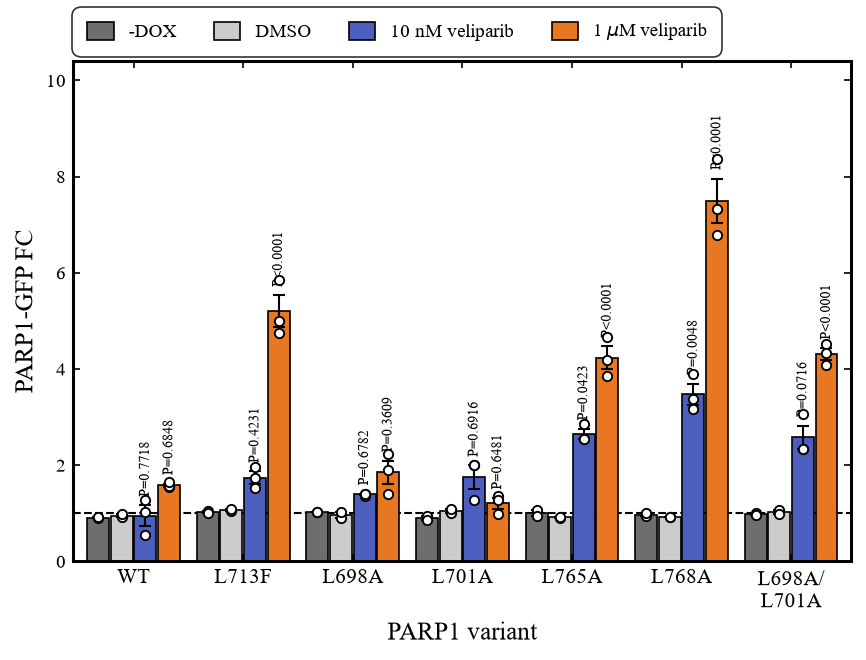

Write the Python code that produced this figure.
# -*- coding: utf-8 -*-
"""案例8 - Nature 分组柱形图: 7变体x4条件柱 + 竖排P值 + FC=1虚线。
参考：同类期刊常见的「分组柱形图 + P 值标签」版式 — 深灰/浅灰/蓝/橙, 空心圆点, 顶部横排图例框（详见同名 case 卡）。"""
import sys, os
HERE = os.path.dirname(os.path.abspath(__file__))
sys.path.insert(0, os.path.join(HERE, 'lib'))
from paper_style import set_style, save, rng, cm2in

import numpy as np
import matplotlib.pyplot as plt

set_style()

variants = ['WT', 'L713F', 'L698A', 'L701A', 'L765A', 'L768A', 'L698A/\nL701A']
conds = ['-DOX', 'DMSO', '10 nM veliparib', r'1 $\mu$M veliparib']
cols = ['#6E6E6E', '#CCCCCC', '#4C5FBF', '#E87722']

# 每变体 x 每条件的均值
means = np.array([
    [1.0, 1.0, 1.35, 1.35],
    [1.0, 1.0, 1.75, 5.15],
    [1.0, 1.0, 1.45, 1.85],
    [1.0, 1.0, 1.45, 1.55],
    [1.0, 1.0, 2.55, 4.25],
    [1.0, 1.0, 3.15, 6.85],
    [1.0, 1.0, 2.45, 4.25],
])
# 蓝/橙两列的竖排 P 值 (灰柱无标注)
plabels = [['0.7718', '0.6848'],
           ['0.4231', '<0.0001'],
           ['0.6782', '0.3609'],
           ['0.6916', '0.6481'],
           ['0.0423', '<0.0001'],
           ['0.0048', '<0.0001'],
           ['0.0716', '<0.0001']]

r = rng(8)
fig, ax = plt.subplots(figsize=cm2in(17, 11))
w = 0.20
for v in range(7):
    for k in range(4):
        base = means[v, k]
        sd = 0.06 if k < 2 else (0.35 if k == 2 else 0.28 * base / 4 + 0.12)
        n = 2 if k < 2 else 3
        d = r.normal(base, sd, n).clip(0.02 if k < 2 else 0.3, None)
        x = v + (k - 1.5) * (w + 0.015)
        ax.bar(x, d.mean(), width=w, facecolor=cols[k], edgecolor='black',
               linewidth=0.8, zorder=2)
        sem = d.std(ddof=1) / np.sqrt(len(d))
        ax.errorbar(x, d.mean(), yerr=sem, fmt='none', ecolor='black',
                    elinewidth=1.0, capsize=3, capthick=1.0, zorder=3)
        ax.scatter(np.full(len(d), x), d, s=20, facecolor='white',
                   edgecolor='black', linewidth=0.9, zorder=4)
        if k >= 2:
            ptxt = ('P=' + plabels[v][k - 2]) if plabels[v][k - 2][0] != '<' \
                else ('P<' + plabels[v][k - 2][1:])
            ax.text(x, d.mean() + sem + 0.18, ptxt, rotation=90, ha='center',
                    va='bottom', fontsize=6.8)

ax.axhline(1.0, color='black', linestyle='--', linewidth=1.0, zorder=1)
ax.set_xticks(np.arange(7))
ax.set_xticklabels(variants, fontsize=10)
ax.set_xlabel('PARP1 variant', fontsize=12)
ax.set_ylabel('PARP1-GFP FC', fontsize=12)
ax.set_ylim(0, 10.4)
ax.set_xlim(-0.55, 6.55)
ax.tick_params(axis='y', labelsize=9)

handles = [plt.Rectangle((0, 0), 1, 1, facecolor=c, edgecolor='black',
                         linewidth=0.8) for c in cols]
leg = ax.legend(handles, conds, loc='lower left', bbox_to_anchor=(0.0, 1.01),
                ncol=4, frameon=True, edgecolor='black', fontsize=9,
                handlelength=1.4, handleheight=1.1, borderaxespad=0.35)
leg.get_frame().set_linewidth(0.8)
leg.get_frame().set_boxstyle('round', pad=0.4, rounding_size=0.5)

save(fig, 'case_seg008.png')
